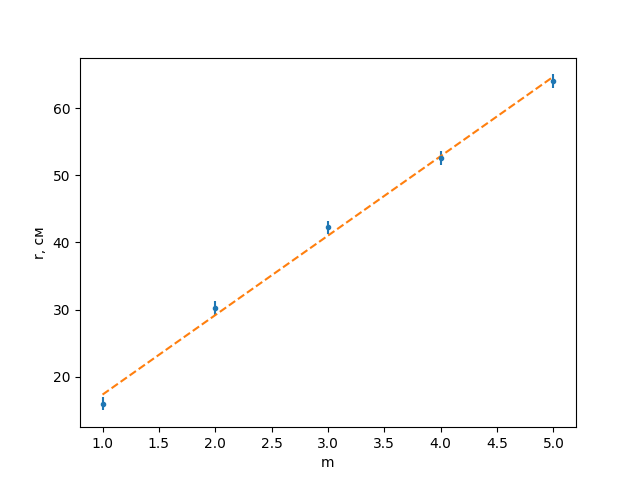

The Python source for this figure:
import matplotlib.pyplot as plt
import numpy as np


def mnk_err(ax, x, y, *args, **kwargs):
    (a, b), residuals, *_ = np.polyfit(x, y, 1, full=True)
    residuals = np.sqrt(residuals / len(x)) + kwargs.pop("yerr", 0)
    line, *_ = ax.errorbar(x, y, linestyle="None", marker=".", yerr=residuals,
                           *args, **kwargs)
    mm = min(x), max(x)
    ax.plot(mm, tuple(map(lambda x: b + a * x, mm)),
            linestyle="dashed", color=line.get_color()
            if "label" in kwargs else None)
    return a, b


l = 3.5  # см
L = 89  # см
n0 = 2.29
lam = 630e-6  # м


def plot1():
    x = np.arange(1, 6)
    y = np.array([4.0, 5.5, 6.5, 7.25, 8.0])
    fig, ax = plt.subplots()
    ax.set_xlabel("m")
    ax.set_ylabel("r, см")
    y *= y
    a, b = mnk_err(ax, x, y)
    nn = a * l / lam / (n0 * L) ** 2
    print(nn)


def plot2():
    y = np.array([0, 32, 66, 94])
    x = np.arange(len(y))
    fig, ax = plt.subplots()
    ax.set_xlabel("m")
    ax.set_ylabel("U, дел")
    _ = mnk_err(ax, x, y)


def main():
    plot1()
    #  plot2()
    plt.savefig("l472.png")


if __name__ == '__main__':
    main()
